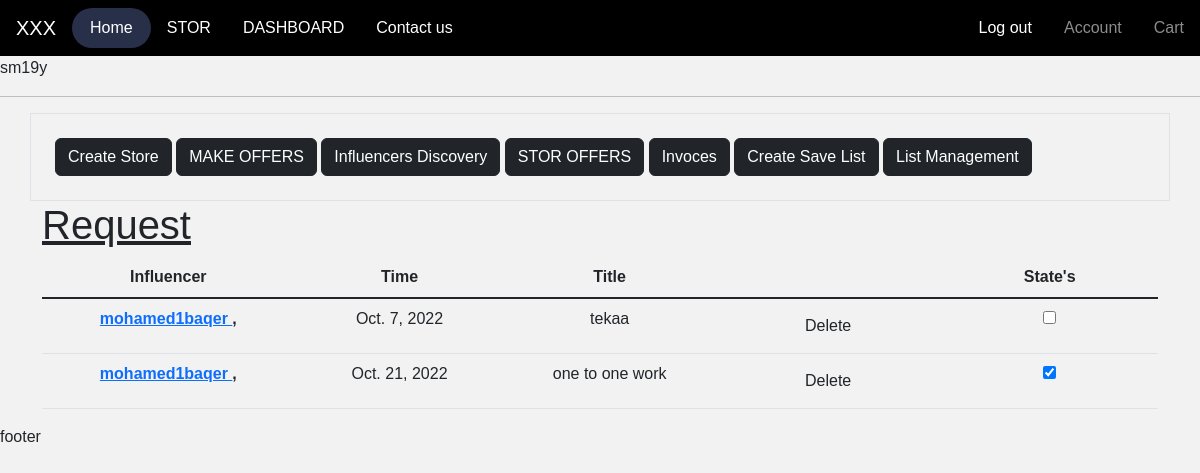
Screenshot of /BrandDashboard (signed in) with the database file from the repository.
### app/models.py (models this page shows, shortened)
class Influencer(models.Model):
    teleuser = models.CharField(max_length = 120,null=True,blank=True)
    user = models.OneToOneField(User,on_delete=models.CASCADE)
    image = models.ImageField(upload_to="influncer_images/" , blank=True , null=True)
    following = models.IntegerField(blank = True,null=True)
    followers = models.IntegerField(blank=True,null=True)
    post_number = models.IntegerField(null=True,blank=True)
    code = models.CharField(max_length=12,blank=True)
    time = models.DateField(auto_now = True)
    expirDate = models.DateField(null=True , blank=True)
    block = models.BooleanField()
    text = models.TextField(null=True , blank=True)
    Active = models.BooleanField(null=True , blank=True)
    tag = models.ManyToManyField(tags)
    engagemantRate = models.FloatField(null=True,blank=True)
    location = models.CharField(max_length=250,blank=True,null=True)
    def __str__(self):
        return self.user.username

class requests(models.Model):
    offer = models.ForeignKey(offers,on_delete=models.CASCADE,null=True,blank=True)
    time = models.DateField(auto_now = True)
    brand = models.ManyToManyField(Brand)
    influencer = models.ManyToManyField(Influencer)
    Accept = models.BooleanField(null=True,blank=True)
    admin_accept = models.BooleanField(default=False)
    def __str__(self):
        return str(self.brand.first()) + "_" + str(self.influencer.first())

class offers(models.Model):
    title = models.CharField(max_length = 100)
    text = models.TextField(null=True , blank=True)
    woner = models.ForeignKey(Brand,on_delete=models.CASCADE)
    startTime=models.DateField(auto_now = True)
    endTime = models.DateField()
    categorys = models.ManyToManyField(category)

### app/Brand.py (the view)
# urls.py: path('BrandDashboard',dashboard,name='branddashboard'),
@login_required
def dashboard(e):
    brand = Brand.objects.filter(user = e.user).first()
    rqu = requests.objects.filter(brand = brand.id).all()
    print(rqu ,e.user.id)
    return render(e,'brand/dashboard.html',{
        'data':rqu,
    })

### app/models.py (called while the page is built)
    def __str__(self):
        return self.user.username

### app/templatetags/main_tag.py (called while the page is built)
def type(user):
    inf = Influencer.objects.all()
    brand = Brand.objects.all()
    for i in brand:
        if user == i.user:
            return "brand"
    for i in inf:
        if user == i.user:
            return "Influencer"

### templates/Brand/dashboard.html (shortened to what this page needs)
{%  extends 'base.html'%}
{% load static %}
{%block body%}
   {{request.user}}
   <hr>
   <div class="container-md border p-4 m-auto">
    <button class="btn btn-dark">
        <a href="{%url 'CStore'%}" style="text-decoration: none;color:white;">Create Store</a>
    </button>
    <button class="btn btn-dark">
        <a href="{%url 'makeoffers'%}" style="text-decoration: none;color:white;">MAKE OFFERS</a>
    </button>
    <button class="btn btn-dark">
        <a href="{%url 'inf'%}" style="text-decoration: none;color:white;">Influencers Discovery</a>
       </button>
       <button class="btn btn-dark">
        <a href="{%url 'itemoffers'%}" style="text-decoration: none;color:white;">STOR OFFERS</a>
       </button>
       <button class="btn btn-dark">
        <a href="{%url 'inv'%}" style="text-decoration: none;color:white;">Invoces</a>
       </button>
       <button class="btn btn-dark" onclick="show('cslist')">
            Create Save List
       </button>
       <button class="btn btn-dark">
        <a href="{%url 'listM'%}" style="text-decoration: none;color:white;">List Management</a>
   </button>
   </div>
   <div class="container-md">
    <div>
        <h1 style="text-decoration: underline;">
            Request
        </h1>
        <div>
            <table class="table">
            <thead>
                <tr>
                <th scope="col">Influencer</th>
                <th scope="col">Time</th>
                <th scope="col"> Title </th>
                <th scope="col"> </th>
                <th scope="col">State's</th>
                </tr>
            </thead>
            <tbody class="table-group-divider">
                {% for i in data%}
                <tr>
                    <th scope="row">
                        {%for j in i.influencer.all%}
                        <a href="{% url 'influencerpage' username=j%}"> {{j}} </a> ,
                        {%endfor%}
                    </th>
                    <td>{{i.time}}</td>
                    <td>{{i.offer.title}}</td>
                    <td>
                        <form action="{% url 'deleteRequest' id=i.id %}" method="post">
                            <button type="submit" class="btn">
                                Delete
                            </button>
                        </form>
                    </td>
                    <td>
                        <form action="{% url 'accept_request' %}" method="post">
                            <input
                             type="checkbox" name="id" value="{{i.id}}" id="" onchange="submit()"
                             {% if i.Accept == True %}
                             checked
                             {% endif %}
                             >
                        </form>
                    </td>
                </tr>
                {%endfor%}
            </table>
        </div>
    </div>
   </div>
{%endblock%}

### static/css/main.css (style rules this page uses)
:root { --shadow:0px 0px 8px 1px rgba(0, 0, 0, 0.25); --rounded:30px; --num-cols:3; --subcolor:#d35252; --subcolorBlue:#282F48; --textColor:#f2f2f2; }
html,body { background-color: #f2f2f2; height: 100%; margin:0; }
body { margin:0; padding: 0; overflow-x: hidden; }
.postsTable tr,td,th { margin:0 auto; text-align: center; align-items: center; padding: 10px; width:350px; }

### static/css/instagram.css (style rules this page uses)
* { box-sizing: border-box; }
body { width:100%; height:100%; font-family: Sans-serif; }

### rows the page displays
requests: time "Oct. 7, 2022", offer "tekaa"
Influencer: user.username "mohamed1baqer"
requests: time "Oct. 21, 2022", offer "one to one work", Accept "☑"

### other values shown
{{ request.user }} "sm19y"
